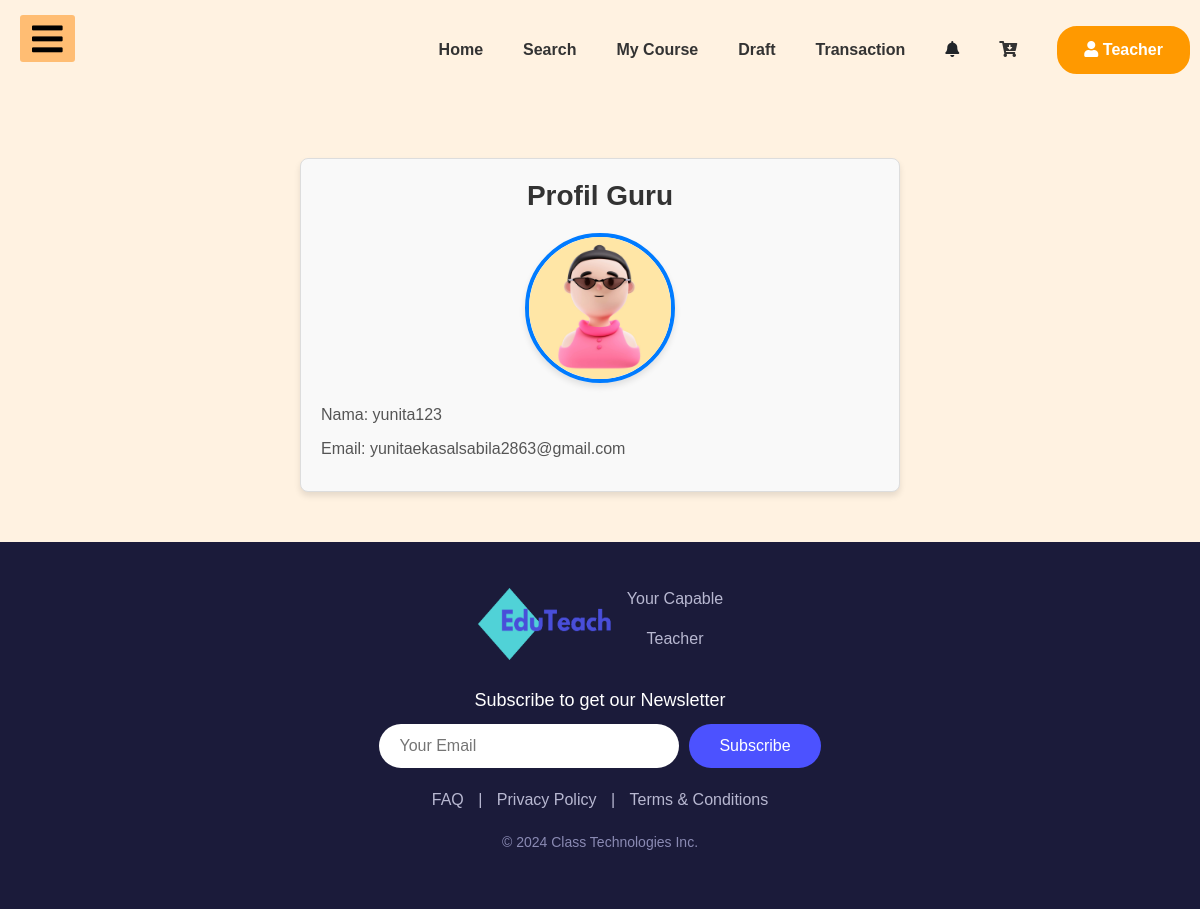
The app's page /user_app/teacherprofile (signed in) with its own data.
### user_app/models.py (models this page shows, shortened)
class UserProfileInfo(models.Model):
    user = models.OneToOneField(User, on_delete=models.CASCADE)
    portofolio_site = models.URLField(blank=True)
    profile_pic = models.ImageField(upload_to='profile_pics',blank=True)

### user_app/decorators.py (the view)
    def wrapper(request, *args, **kwargs):
        if hasattr(request.user, 'teacher'):
            return view_func(request, *args, **kwargs)
        return HttpResponseForbidden("You are not authorized to view this page.")

### user_app/views.py (called while the page is built)
@login_required
@user_is_teacher
def teacherprofile(request):
    user_profile = UserProfileInfo.objects.get(user=request.user)
    return render(
        request,
        'dashboard_app/teacher_profile.html',
        {
            'user_profile': user_profile,
        }
    )

### templates/dashboard_app/teacher_profile.html
{% extends 'dashboard_app/base_dashboard_teacher.html' %}
{% load static %}
{% block head_block %}
<link rel="stylesheet" href="{% static 'css/profile.css' %}">
{% endblock %}
{% block body_block %}
<div class="component">
    <div class="profile_pic">
    <h1>Profil Guru</h1>
    {% if user_profile.profile_pic %}
    <img src="{{ user_profile.profile_pic.url }}" alt="Profile Picture">
    {% else %}
    <p>No profile picture available.</p>
    {% endif %}
    </div>
    <div class="details">
    <p>Nama: {{ user_profile.user.username }}</p>
    <p>Email: {{ user_profile.user.email }}</p>
    </div>
</div>
{% endblock %}

### static/css/base_dashboard.css (style rules this page uses)
* { padding: 0; margin: 0; list-style: none; text-decoration: none; }
body { font-family: 'Roboto', sans-serif; background-color: #FFF2E1; }
* { box-sizing: border-box; }
body { font-family: Arial, Helvetica, sans-serif; margin: 0; }

### static/css/profile.css (style rules this page uses)
.component { max-width: 600px; margin: 50px auto; padding: 20px; background-color: #f9f9f9; border: 1px solid #ddd; border-radius: 8px; box-shadow: 0 4px 6px rgba(0, 0, 0, 0.1); font-family: Arial, sans-serif; text-align: center; }
.component h1 { font-size: 28px; color: #333; margin-bottom: 20px; font-weight: bold; }
.component .profile_pic { margin-bottom: 20px; }
.component .profile_pic img { width: 150px; height: 150px; border-radius: 50%; object-fit: cover; border: 4px solid #007bff; box-shadow: 0 4px 6px rgba(0, 0, 0, 0.1); }
.component .details { text-align: left; }
.component .details p { font-size: 16px; color: #555; margin: 10px 0; }

### records on screen
UserProfileInfo: profile_pic (picture), user.username "yunita123", user.email "yunitaekasalsabila2863@gmail.com"
